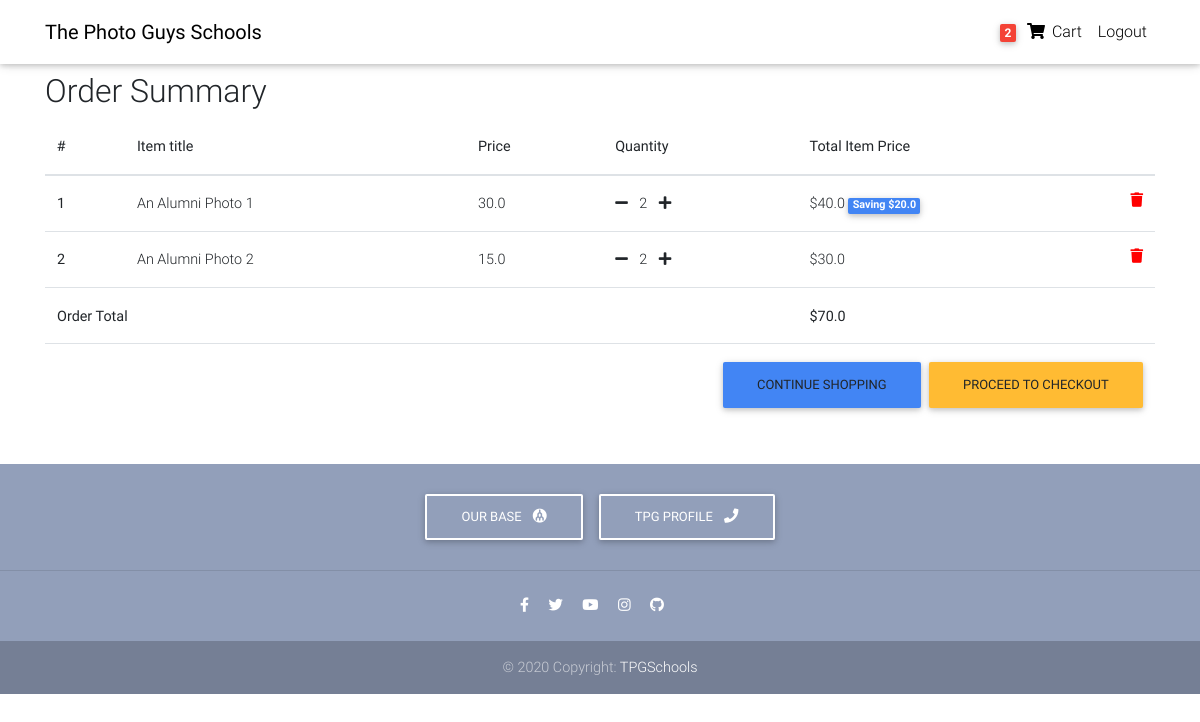
The page /order-summary/ (signed in) on the database as committed earlier.
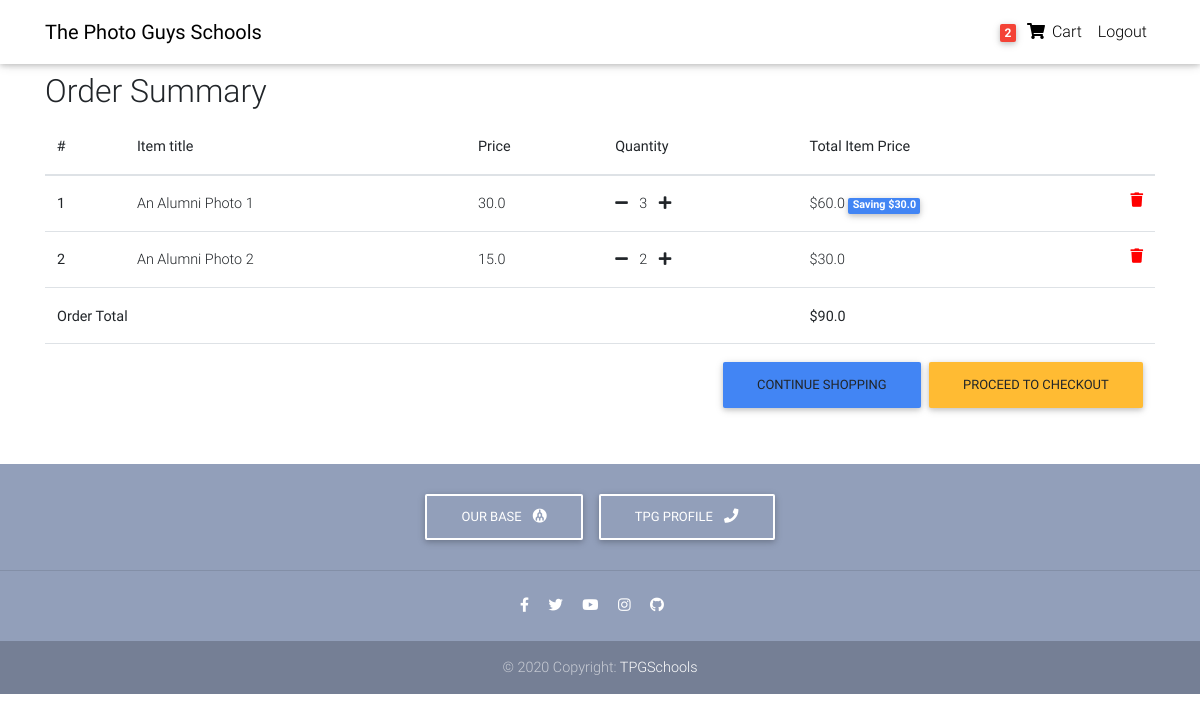
The same page on the database as committed later.
### core/models.py (models this page shows, shortened)
class OrderItem(models.Model):
    user = models.ForeignKey(settings.AUTH_USER_MODEL,
                             on_delete=models.CASCADE)
    ordered = models.BooleanField(default=False)
    item = models.ForeignKey(Item, on_delete=models.CASCADE)
    quantity = models.IntegerField(default=1)
    def get_total_item_price(self):
        return self.quantity * self.item.price
    def get_total_discount_item_price(self):
        return self.quantity * self.item.discount_price
    def get_amount_saved(self):
        return self.get_total_item_price() - self.get_total_discount_item_price()
    def get_final_price(self):
        if self.item.discount_price:
            return self.get_total_discount_item_price()
        return self.get_total_item_price()

class Item(models.Model):
    title = models.CharField(max_length=100)
    price = models.FloatField()
    discount_price = models.FloatField(blank=True, null=True)
    category = models.CharField(choices=CATEGORY_CHOICES, max_length=2)
    label = models.CharField(choices=LABEL_CHOICES, max_length=1)
    slug = models.SlugField()
    description = models.TextField()
    image = models.ImageField()

class Order(models.Model):
    user = models.ForeignKey(settings.AUTH_USER_MODEL,
                             on_delete=models.CASCADE)
    ref_code = models.CharField(max_length=20, blank=True, null=True)
    items = models.ManyToManyField(OrderItem)
    start_date = models.DateTimeField(auto_now_add=True)
    ordered_date = models.DateTimeField()
    ordered = models.BooleanField(default=False)
    shipping_address = models.ForeignKey(
        'Address', related_name='shipping_address', on_delete=models.SET_NULL, blank=True, null=True)
    billing_address = models.ForeignKey(
        'Address', related_name='billing_address', on_delete=models.SET_NULL, blank=True, null=True)
    payment = models.ForeignKey(
        'Payment', on_delete=models.SET_NULL, blank=True, null=True)
    coupon = models.ForeignKey(
        'Coupon', on_delete=models.SET_NULL, blank=True, null=True)
    being_delivered = models.BooleanField(default=False)
    received = models.BooleanField(default=False)
    refund_requested = models.BooleanField(default=False)
    refund_granted = models.BooleanField(default=False)
    '''
    1. Item added to cart
    2. Adding a billing address
    (Failed checkout)
    3. Payment
    (Preprocessing, processing, packaging etc.)
    4. Being delivered
    5. Received
    6. Refunds
    '''
    def get_total(self):
        total = 0
        for order_item in self.items.all():
            total += order_item.get_final_price()
        if self.coupon:
            total -= self.coupon.amount
        return total

### core/views.py (the view)
# urls.py: path('order-summary/', OrderSummaryView.as_view(), name='order-summary'),
class OrderSummaryView(LoginRequiredMixin, View):
    def get(self, *args, **kwargs):
        try:
            order = Order.objects.get(user=self.request.user, ordered=False)
            context = {
                'object': order
            }
            return render(self.request, 'order_summary.html', context)
        except ObjectDoesNotExist:
            messages.warning(self.request, "You do not have an active order")
            return redirect("/")

### core/templatetags/cart_template_tags.py (called while the page is built)
@register.filter
def cart_item_count(user):
    if user.is_authenticated:
        qs = Order.objects.filter(user=user, ordered=False)
        if qs.exists():
            return qs[0].items.count()
    return 0

### templates/order_summary.html (shortened to what this page needs)
{% extends "base.html" %}
{% block content %}
  <main>
    <div class="container">
    <div class="table-responsive text-nowrap">
    <h2>Order Summary</h2>
    <table class="table">
        <thead>
        <tr>
            <th scope="col">#</th>
            <th scope="col">Item title</th>
            <th scope="col">Price</th>
            <th scope="col">Quantity</th>
            <th scope="col">Total Item Price</th>
        </tr>
        </thead>
        <tbody>
        {% for order_item in object.items.all %}
        <tr>
            <th scope="row">{{ forloop.counter }}</th>
            <td>{{ order_item.item.title }}</td>
            <td>{{ order_item.item.price }}</td>
            <td>
                <a href="{% url 'core:remove-single-item-from-cart' order_item.item.slug %}"><i class="fas fa-minus mr-2"></i></a>
                {{ order_item.quantity }}
                <a href="{% url 'core:add-to-cart' order_item.item.slug %}"><i class="fas fa-plus ml-2"></i></a>
            </td>
            <td>
            {% if order_item.item.discount_price %}
                ${{ order_item.get_total_discount_item_price }}
                <span class="badge badge-primary">Saving ${{ order_item.get_amount_saved }}</span>
            {% else %}
                ${{ order_item.get_total_item_price }}
            {% endif %}
            <a style='color: red;' href="{% url 'core:remove-from-cart' order_item.item.slug %}">
                <i class="fas fa-trash float-right"></i>
            </a>
            </td>
        </tr>
        {% endfor %}
        {% if object.get_total %}
        <tr>
            <td colspan="4"><b>Order Total</b></td>
            <td><b>${{ object.get_total }}</b></td>
        </tr>
        <tr>
            <td colspan="5">
            <a class='btn btn-warning float-right ml-2' href='/checkout/'>Proceed to checkout</a>
            <a class='btn btn-primary float-right' href='/'>Continue shopping</a>
            </td>
        </tr>
        {% endif %}
        </tbody>
    </table>
    </div>
    </div>
  </main>
{% endblock content %}

Rows that differ between the two databases and show on the page:
changed OrderItem "An Alumni Photo 1": quantity "2" → "3"; get_total_discount_item_price "40.0" → "60.0"; get_amount_saved "20.0" → "30.0"
changed through a linked row, Order: get_total "70.0" → "90.0"
